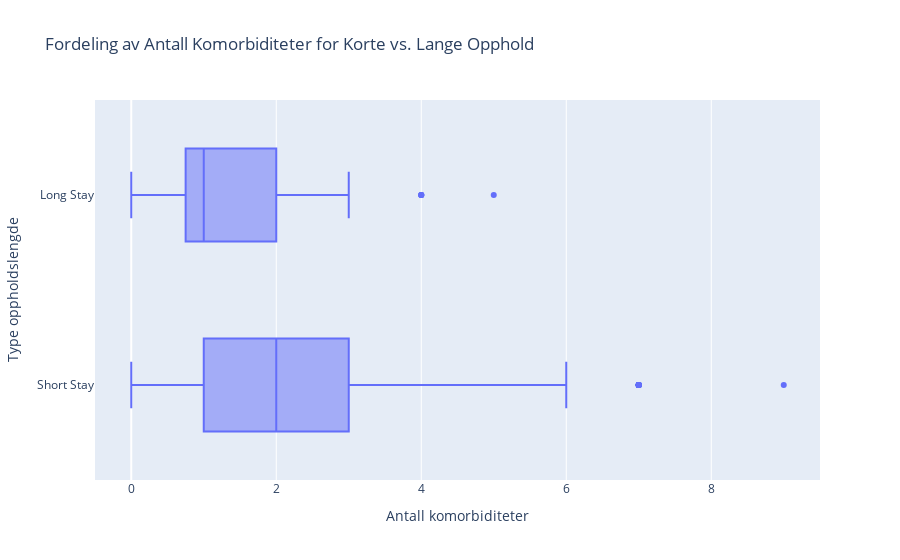

Write notebook code for a chart like this one.
### Code cell
# Combine short and long stays back into one DataFrame for visualization
short_stays['stay_type'] = 'Short Stay'
long_stays['stay_type'] = 'Long Stay'
combined_stays = pd.concat([short_stays, long_stays])

# Box plot for antall_komorbiditeter
fig = px.box(combined_stays, y='stay_type', x='antall_komorbiditeter',
             title="Fordeling av Antall Komorbiditeter for Korte vs. Lange Opphold",
             labels={'stay_type': 'Type oppholdslengde', 'antall_komorbiditeter': 'Antall komorbiditeter'})
fig.show()

### Figure 1 — Plotly figure (JSON) as saved in the notebook; plotly's stock layout.template omitted (floating-point values rounded to 4 significant figures; data arrays with more than 128 entries replaced by an {"elided": "..."} marker saying what was removed)
{"data": [{"alignmentgroup": "True", "hovertemplate": "Antall komorbiditeter=%{x}<br>Type oppholdslengde=%{y}<extra></extra>", "legendgroup": "", "marker": {"color": "#636efa"}, "name": "", "notched": false, "offsetgroup": "", "orientation": "h", "showlegend": false, "type": "box", "x": {"elided": "5413 int values"}, "x0": " ", "xaxis": "x", "y": {"elided": "5413 str values"}, "y0": " ", "yaxis": "y"}], "layout": {"boxmode": "group", "legend": {"tracegroupgap": 0}, "title": {"text": "Fordeling av Antall Komorbiditeter for Korte vs. Lange Opphold"}, "xaxis": {"anchor": "y", "domain": [0, 1], "title": {"text": "Antall komorbiditeter"}}, "yaxis": {"anchor": "x", "domain": [0, 1], "title": {"text": "Type oppholdslengde"}}}}
